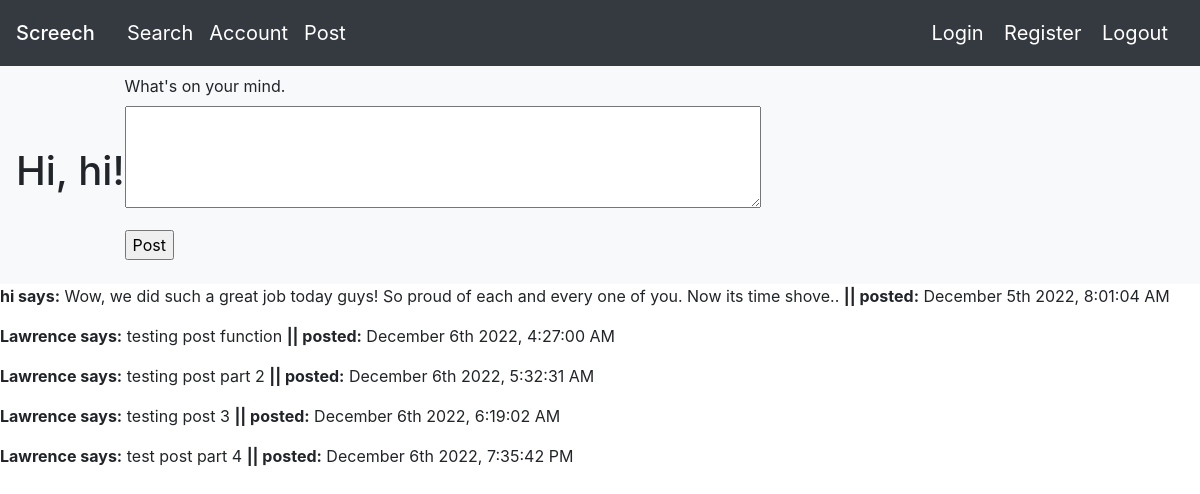
The app's page /post (signed in), older data.
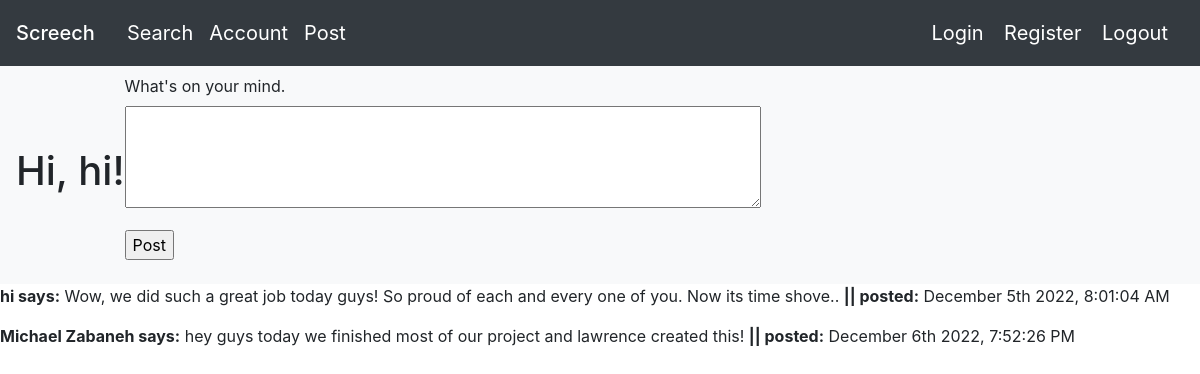
The same page, newer data.
### app/models.py (models this page shows, shortened)
class User(db.Model, UserMixin):
    id = db.Column(db.Integer, primary_key = True)
    username = db.Column(db.String(15))
    name = db.Column(db.String(15))
    password = db.Column(db.String(200))
    email = db.Column(db.String(32), unique = True)
    last_message_read_time = db.Column(db.DateTime)
    num_new_private_messages = db.Column(db.Integer)
    changebio = db.Column(db.String(140))
    followed = db.relationship(
        'User', secondary=followers,
        primaryjoin=(followers.c.follower_id == id),
        secondaryjoin=(followers.c.followed_id == id),
        backref=db.backref('followers', lazy='dynamic'), lazy='dynamic')
    messages_sent = db.relationship('Message',
                                    foreign_keys='Message.sender_id',
                                    backref='author', lazy='dynamic')
    messages_received = db.relationship('Message',
                                        foreign_keys='Message.recipient_id',
                                        backref='recipient', lazy='dynamic')

class Post(db.Model):
    id = db.Column(db.Integer, primary_key=True)
    body = db.Column(db.String(140))
    timestamp = db.Column(db.DateTime, index=True, default=datetime.utcnow)
    user_id = db.Column(db.Integer, db.ForeignKey('user.id'))

### app/routes.py (the view)
@myapp_obj.route('/post', methods=['GET','POST'])
@login_required
def index():
    form = PostForm()
    post = Post.query.all()
    user = current_user
    time = datetime.now()
    date_time = time.strftime("%H:%M:%S, %m/%d/%Y")
    moment = Moment()
    print()
    if form.validate_on_submit():
        post = Post(body=form.post.data, user_id=current_user.name)
        db.session.add(post)
        db.session.commit()
        flash('Your latest message has been posted!')
        return redirect(url_for('index'))
    posts = [
        {
            'author': {'username': 'John'},
            'body': 'Beautiful day in Portland!'
        },
        {
            'author': {'username': 'Susan'},
            'body': 'The Avengers movie was so cool!'
        }
    ]    #fake generated posts (delete later)
    return render_template("post.html", title='Home Page', form=form, post=post, posts=posts, user=user, date_time=date_time  ) #renders posting page generated by given html

### app/forms.py
class PostForm(FlaskForm):
    post = TextAreaField("What's on your mind. ", validators=[DataRequired(), Length(min=1, max=200)])
    submit = SubmitField('Post')

### app/models.py (called while the page is built)
@login.user_loader
def load_user(id):
    return User.query.get(int(id))

### app/templates/post.html (shortened to what this page needs)
{% extends "base.html" %}
{% block mycontent %}
<nav class="navbar navbar-expand-lg navbar-light bg-light">
    <h1>Hi, {{ current_user.username }}!</h1>
    <form action="" method="post">
        <p>
            {{ form.post.label }}<br>
            {{ form.post(cols=60, rows=4) }}<br>
        </p>
        <p>{{ form.submit() }}</p>
</nav>
    {% for user in post %}
    <p>
    <b>{{ user.user_id }} says:</b> {{ user.body }} <b>|| posted:</b>  {{ moment(user.timestamp).format('MMMM Do YYYY, h:mm:ss A') }}
    </p>
    {% endfor %}
{% endblock %}

### app/templates/base.html (shortened to what this page needs)
<!DOCTYPE HTML>
<html lang="en">
     <head>
    <link rel="stylesheet" href=
"https://maxcdn.bootstrapcdn.com/bootstrap/4.4.1/css/bootstrap.min.css">
     </head>
     <body>
      <nav class="navbar navbar-dark bg-dark">
        <form class="form-inline">
          <span class="navbar-brand mb-0 h1"><a class="navbar-brand" href="/">
          Screech</span></a>
          <a class="navbar-brand" href="/search">Search</a>
          <a class="navbar-brand" href="/account">Account</a>
          <a class="navbar-brand" href="/post">Post</a>
        </form>
        <div>
          <a class="navbar-brand" href="/login"> Login</a>
          <a class="navbar-brand" href="/register">Register</a>
          <a class="navbar-brand" href="/logout">Logout</a>
        </div>
      </nav>
         {% block mycontent %}{% endblock %}
     </body>
</html>

Row changes from the older to the newer data that the page shows:
removed Post: user_id "Lawrence", body "testing post function", timestamp "December 6th 2022, 4:27:00 AM"
removed Post: user_id "Lawrence", body "testing post part 2", timestamp "December 6th 2022, 5:32:31 AM"
removed Post: user_id "Lawrence", body "testing post 3", timestamp "December 6th 2022, 6:19:02 AM"
removed Post: user_id "Lawrence", body "test post part 4", timestamp "December 6th 2022, 7:35:42 PM"
added Post: user_id "Michael Zabaneh", body "hey guys today we finished most of our project and lawrence created this!", timestamp "December 6th 2022, 7:52:26 PM"
